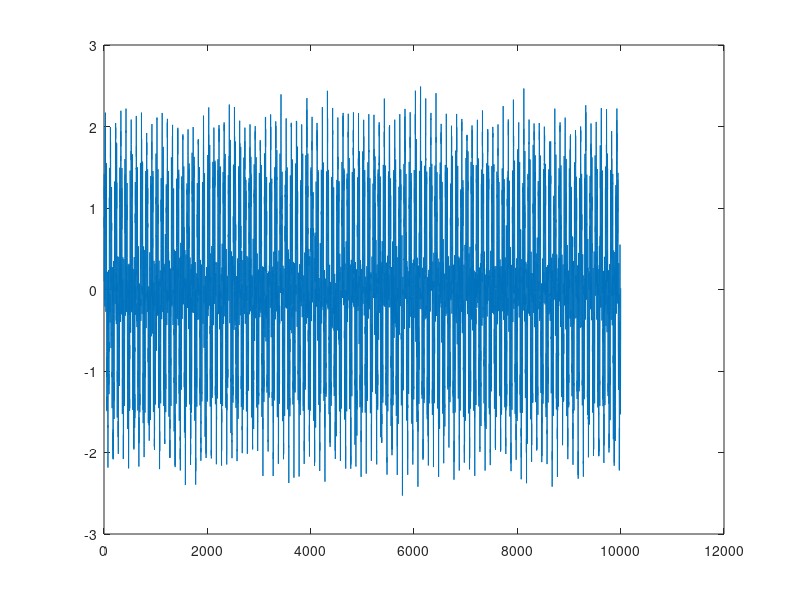

The MATLAB source for this figure: (Note: this script raises an error after producing the figure.)
close all;

Fd = 10000;
F1 = 100;
A1 = 1;
F2 = 500;
A2 = 1;

dt = 0:1/Fd:1;

rd = random('Normal', 0, 0.2, 1, (Fd+1));
x1 = A1*sin(2*pi*F1*dt);
x2 = A2*sin(2*pi*F2*dt);

z = x1 + rd + x2;

dlmwrite('E:\Git\Digit_Filter_test\filter_test\data_in.txt',z,'\n');

plot(z);
figure;
spectrogram(z,512,505,512,Fd);
%view(-45,65)